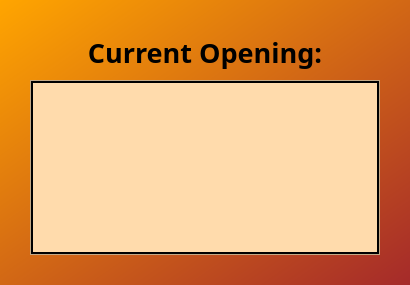
<?xml version="1.0" encoding="UTF-8"?>
<ui version="4.0">
 <class>Form</class>
 <widget class="QWidget" name="Form">
  <property name="geometry">
   <rect>
    <x>0</x>
    <y>0</y>
    <width>410</width>
    <height>285</height>
   </rect>
  </property>
  <property name="minimumSize">
   <size>
    <width>410</width>
    <height>285</height>
   </size>
  </property>
  <property name="maximumSize">
   <size>
    <width>410</width>
    <height>285</height>
   </size>
  </property>
  <property name="windowTitle">
   <string>Form</string>
  </property>
  <property name="styleSheet">
   <string notr="true">QWidget#Form {
	background-color: qlineargradient(x1: 0, y1: 0, x2: 1, y2: 1, stop: 0 orange, stop: 1 brown);
}</string>
  </property>
  <layout class="QGridLayout" name="layout" rowstretch="1,4">
   <property name="leftMargin">
    <number>30</number>
   </property>
   <property name="topMargin">
    <number>30</number>
   </property>
   <property name="rightMargin">
    <number>30</number>
   </property>
   <property name="bottomMargin">
    <number>30</number>
   </property>
   <item row="1" column="0">
    <widget class="QScrollArea" name="scrollArea">
     <property name="sizePolicy">
      <sizepolicy hsizetype="Ignored" vsizetype="Ignored">
       <horstretch>0</horstretch>
       <verstretch>0</verstretch>
      </sizepolicy>
     </property>
     <property name="styleSheet">
      <string notr="true">background-color: #FFDBAC;
</string>
     </property>
     <property name="widgetResizable">
      <bool>true</bool>
     </property>
     <widget class="QWidget" name="scrollAreaWidgetContents_2">
      <property name="geometry">
       <rect>
        <x>0</x>
        <y>0</y>
        <width>348</width>
        <height>173</height>
       </rect>
      </property>
      <property name="styleSheet">
       <string notr="true">#scrollAreaWidgetContents_2 {
	border: 2px solid black;
}</string>
      </property>
      <layout class="QVBoxLayout" name="stepContainer">
       <property name="spacing">
        <number>0</number>
       </property>
       <property name="leftMargin">
        <number>0</number>
       </property>
       <property name="topMargin">
        <number>0</number>
       </property>
       <property name="rightMargin">
        <number>0</number>
       </property>
       <property name="bottomMargin">
        <number>0</number>
       </property>
      </layout>
     </widget>
    </widget>
   </item>
   <item row="0" column="0">
    <widget class="QLabel" name="label_2">
     <property name="font">
      <font>
       <family>Arial Black</family>
       <pointsize>20</pointsize>
       <weight>75</weight>
       <bold>true</bold>
      </font>
     </property>
     <property name="text">
      <string>Current Opening:</string>
     </property>
     <property name="alignment">
      <set>Qt::AlignCenter</set>
     </property>
    </widget>
   </item>
  </layout>
 </widget>
 <resources/>
 <connections/>
</ui>
